Frame 1 (no input): blank canvas, image omitted
Frame 60 (no input): blank canvas, image omitted
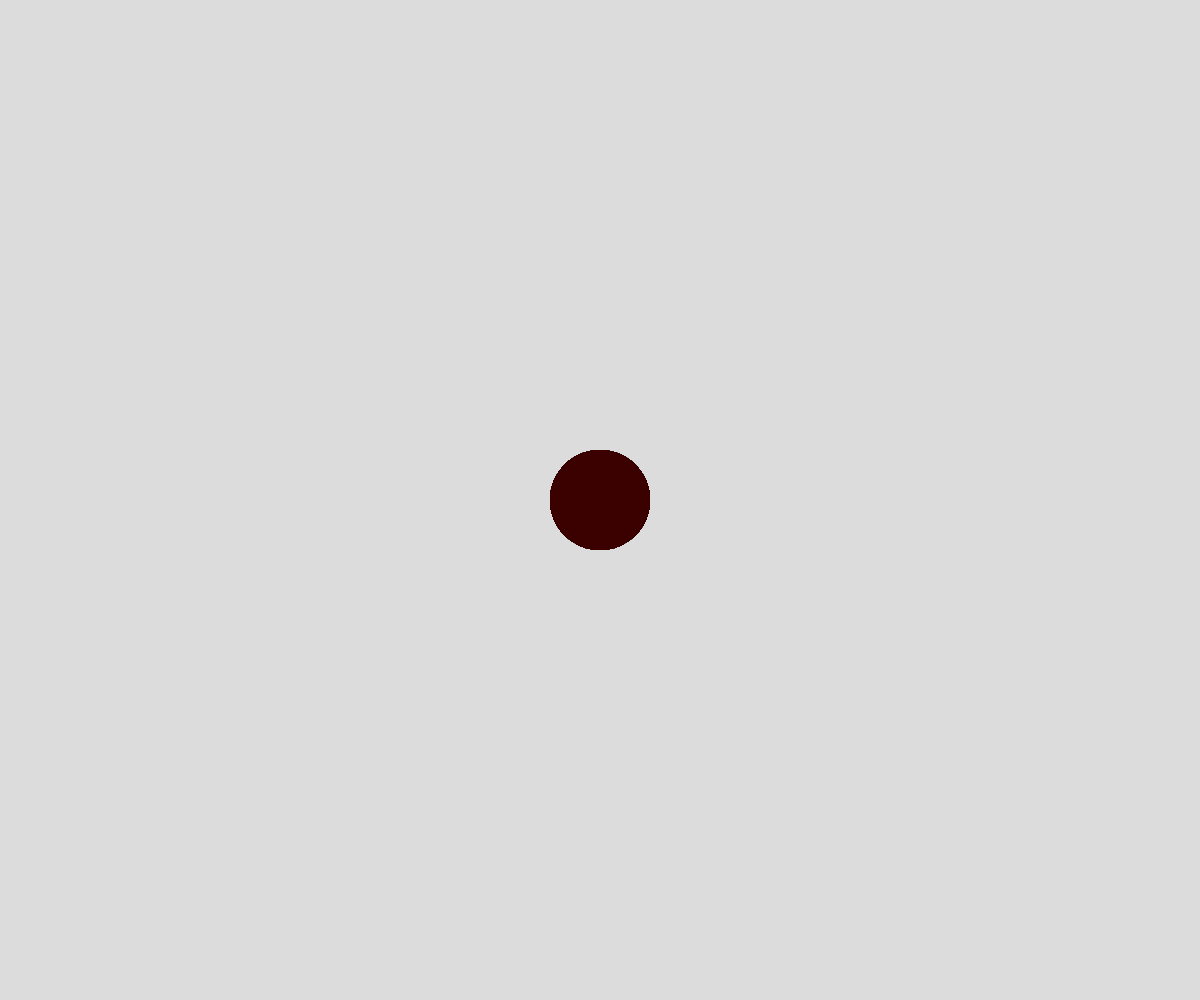
Frame 120 (the mouse pressed at the canvas centre since frame 60)

The p5.js sketch whose frames 1 and 60 were blank and that drew this single picture after the mouse press (run headless with seeded random() and noise() and a simulated clock; from frame 60 on, the mouse is pressed at the canvas centre):

// p5.js sketch
// ── sketch.js
// Project Title
// Your Name
// Date
//
// Extra for Experts:
// - describe what you did to take this project "above and beyond"


let backgroundColour = 220;
let redAmmount = 0;
let redChangeAmmount = 1;

function setup() {
  createCanvas(windowWidth, windowHeight);
  background(backgroundColour);
}

function draw() {
  fill(redAmmount,0,0);
  noStroke();
  if(mouseIsPressed){
    if(mouseButton === LEFT){
      //noCursor();
      ellipse(mouseX, mouseY, 100, 100);
      
      redAmmount += redChangeAmmount;
      
      if(redAmmount >= 256 || redAmmount <= 0){
        redChangeAmmount *= -1;
      }
    }
    else if(mouseButton === CENTER){
      fill(backgroundColour);
      ellipse(mouseX, mouseY, 100, 100);
    }
  }
  console.log(redAmmount);
}
